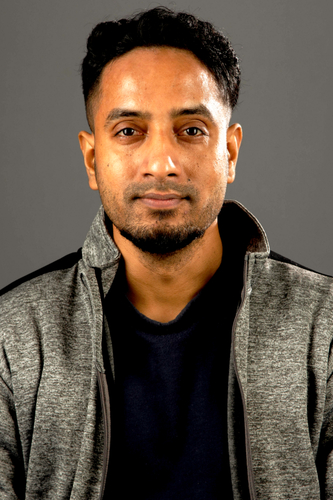
#> input picture opencv-split-merge/opencv-split-merge/sad64.jpg, 333 x 500 px
$ python opencv_channels.py
#> lines starting #> are read from the running program, lines starting #| are printed output that depends on the picture
# USAGE
# python opencv_channels.py

# import the necessary packages
import numpy as np
import argparse
import cv2

# construct the argument parser and parse the arguments
ap = argparse.ArgumentParser()
ap.add_argument("-i", "--image", type=str, default="sad64.jpg",
	help="path to the input image")
args = vars(ap.parse_args())

# load the input image and grab each channel -- note how OpenCV
# represents images as NumPy arrays with channels in Blue, Green,
# Red ordering rather than Red, Green Blue
image = cv2.imread(args["image"])
#> image is the input picture: shape (500, 333, 3); mean B, G, R 69.5, 83.2, 98.1
(B, G, R) = cv2.split(image)
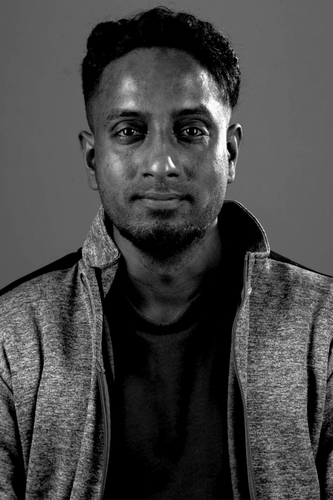
#> B: shape (500, 333); min 0, max 255, mean 69.5
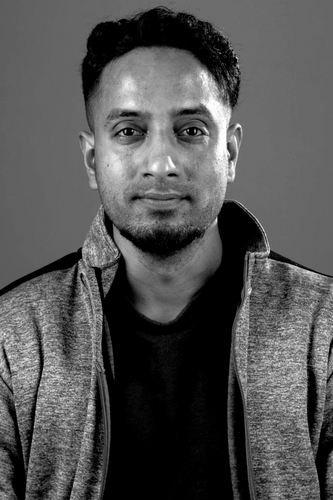
#> G: shape (500, 333); min 0, max 255, mean 83.2
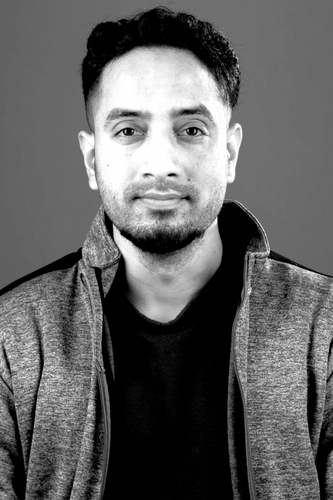
#> R: shape (500, 333); min 0, max 255, mean 98.1

# show each channel individually
cv2.imshow("Red", R)
cv2.imshow("Green", G)
cv2.imshow("Blue", B)
cv2.waitKey(0)

# merge the image back together again
merged = cv2.merge([B, G, R])
cv2.imshow("Merged", merged)
cv2.waitKey(0)
cv2.destroyAllWindows()

# visualize each channel in color
zeros = np.zeros(image.shape[:2], dtype="uint8")
cv2.imshow("Red", cv2.merge([zeros, zeros, R]))
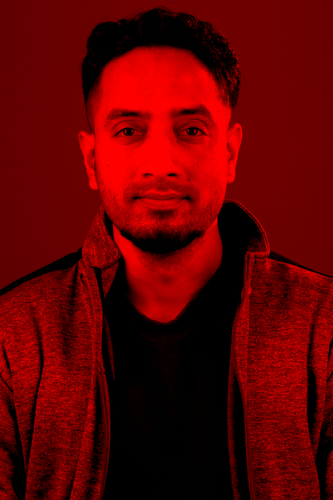
#> window 'Red': shape (500, 333, 3); mean B, G, R 0, 0, 98.1
cv2.imshow("Green", cv2.merge([zeros, G, zeros]))
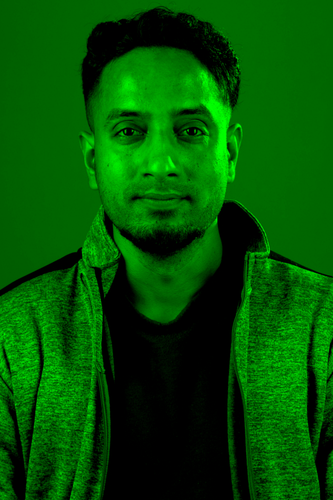
#> window 'Green': shape (500, 333, 3); mean B, G, R 0, 83.2, 0
cv2.imshow("Blue", cv2.merge([B, zeros, zeros]))
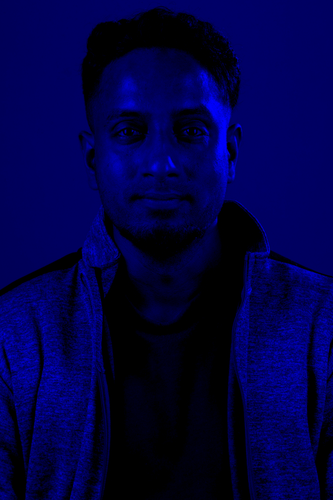
#> window 'Blue': shape (500, 333, 3); mean B, G, R 69.5, 0, 0
cv2.waitKey(0)
